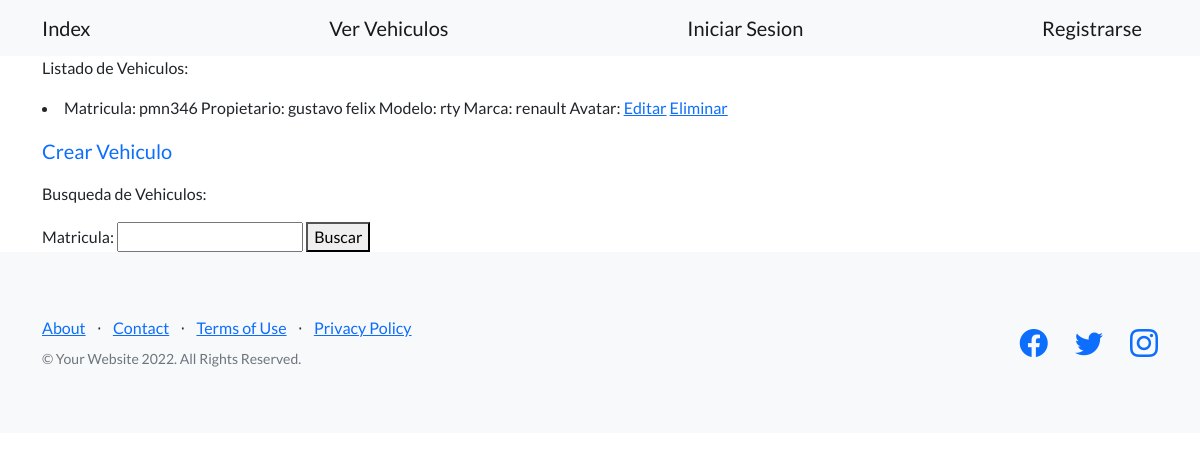
The app's page /avanzado/vehiculos/, older data.
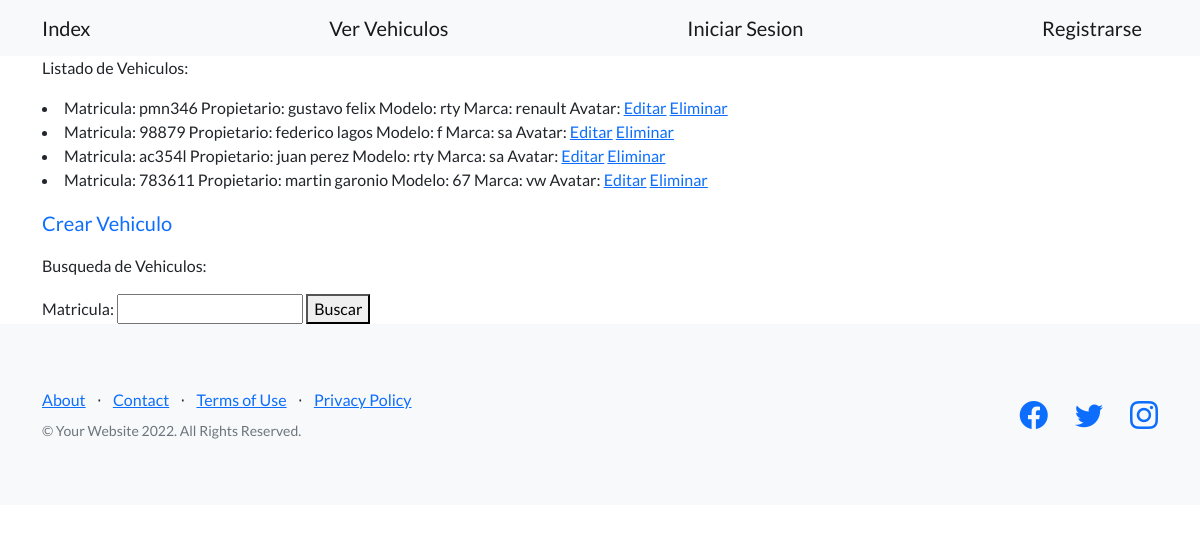
The same page, newer data.
### avanzado/models.py (models this page shows)
class Vehiculo(models.Model):
    matricula = models.CharField(max_length=20)
    propietario = models.CharField(max_length=20)
    modelo = models.CharField(max_length=20)
    marca  = models.CharField(max_length=20)
    cant_puertas = models.IntegerField()
    color = models.CharField(max_length=20)
    chasis = models.CharField(max_length=20)
    avatar = models.ImageField(upload_to='avatares', null=True, blank=True)#
    cliente = models.OneToOneField(User, on_delete=models.CASCADE)###problema###
    def __str__(self):
        return f'Matricula: {self.matricula} \nPropietario: {self.propietario} \nModelo: {self.modelo} \nMarca: {self.marca} \nAvatar: {self.avatar}'

### avanzado/views.py (the view)
# urls.py: path('vehiculos/', views.ListaVehiculos.as_view(), name='ver_vehiculos'),
class ListaVehiculos(ListView):
    model = Vehiculo
    template_name = 'avanzado/ver_vehiculos.html'
    fields = ['matricula', 'propietario', 'modelo', 'marca', 'cant_puertas', 'color', 'avatar'] ######
    def get_queryset(self):
        matricula = self.request.GET.get('matricula', '')
        if matricula:
            object_list = self.model.objects.filter(matricula__icontains=matricula)
        else:
            object_list = self.model.objects.all()
        return object_list
    def get_context_data(self, **kwargs):
        context = super().get_context_data(**kwargs)
        context["formulario"] = BusquedaVehiculo()
        return context

### avanzado/forms.py
class BusquedaVehiculo(forms.Form):
    matricula = forms.CharField(max_length=20, required=False)

### avanzado/templates/avanzado/ver_vehiculos.html (shortened to what this page needs)
{% extends 'padres/base.html' %}
{% block mi_contenido %}
<p>Listado de Vehiculos:</p>
<p>
    {% if object_list  %}
        {% for vehiculo in object_list %}
            <li>
                {{vehiculo}}
                <a href={% url 'editar_vehiculo' vehiculo.id %}>Editar</a>
                <a href={% url 'eliminar_vehiculo' vehiculo.id %}>Eliminar</a>
            </li>
        {% endfor %}
    {% else %}
        <p>No se encontraron resultados.</p>
    {% endif %}
</p>
<a class="navbar-brand" href={% url 'crear_vehiculo' %}>Crear Vehiculo</a>
<p>Busqueda de Vehiculos:</p>
<form action={% url 'ver_vehiculos' %} method="GET">
    {{formulario}}
    <button>Buscar</button>
</form>
{% endblock mi_contenido %}

Row changes from the older to the newer data that the page shows:
added Vehiculo: matricula+propietario+modelo "Matricula: 98879 Propietario: federico lagos Modelo: f Marca: sa Avatar:"
added Vehiculo: matricula+propietario+modelo "Matricula: ac354l Propietario: juan perez Modelo: rty Marca: sa Avatar:"
added Vehiculo: matricula+propietario+modelo "Matricula: 783611 Propietario: martin garonio Modelo: 67 Marca: vw Avatar:"
